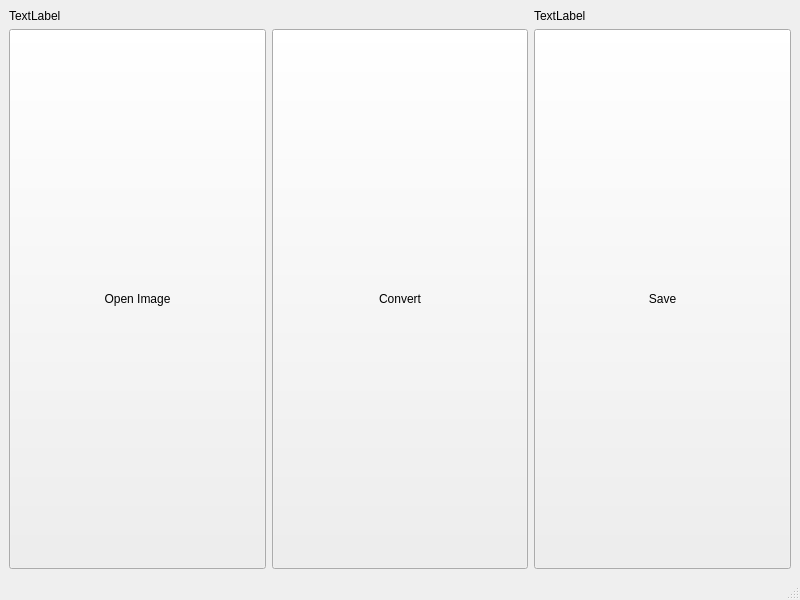
<?xml version="1.0" encoding="UTF-8"?>
<ui version="4.0">
 <class>MainWindow</class>
 <widget class="QMainWindow" name="MainWindow">
  <property name="geometry">
   <rect>
    <x>0</x>
    <y>0</y>
    <width>800</width>
    <height>600</height>
   </rect>
  </property>
  <property name="windowTitle">
   <string>MainWindow</string>
  </property>
  <widget class="QWidget" name="centralwidget">
   <layout class="QGridLayout" name="gridLayout">
    <item row="1" column="2">
     <widget class="QPushButton" name="convertBut">
      <property name="sizePolicy">
       <sizepolicy hsizetype="Minimum" vsizetype="Expanding">
        <horstretch>0</horstretch>
        <verstretch>0</verstretch>
       </sizepolicy>
      </property>
      <property name="text">
       <string>Convert</string>
      </property>
     </widget>
    </item>
    <item row="0" column="0">
     <widget class="QLabel" name="previewLabel">
      <property name="text">
       <string>TextLabel</string>
      </property>
     </widget>
    </item>
    <item row="1" column="0">
     <widget class="QPushButton" name="openBut">
      <property name="sizePolicy">
       <sizepolicy hsizetype="Minimum" vsizetype="Expanding">
        <horstretch>0</horstretch>
        <verstretch>0</verstretch>
       </sizepolicy>
      </property>
      <property name="text">
       <string>Open Image</string>
      </property>
     </widget>
    </item>
    <item row="1" column="3">
     <widget class="QPushButton" name="saveBut">
      <property name="sizePolicy">
       <sizepolicy hsizetype="Minimum" vsizetype="Expanding">
        <horstretch>0</horstretch>
        <verstretch>0</verstretch>
       </sizepolicy>
      </property>
      <property name="text">
       <string>Save</string>
      </property>
     </widget>
    </item>
    <item row="0" column="3">
     <widget class="QLabel" name="showLabel">
      <property name="text">
       <string>TextLabel</string>
      </property>
     </widget>
    </item>
   </layout>
  </widget>
  <widget class="QMenuBar" name="menubar">
   <property name="geometry">
    <rect>
     <x>0</x>
     <y>0</y>
     <width>800</width>
     <height>22</height>
    </rect>
   </property>
  </widget>
  <widget class="QStatusBar" name="statusbar"/>
 </widget>
 <resources/>
 <connections/>
</ui>
